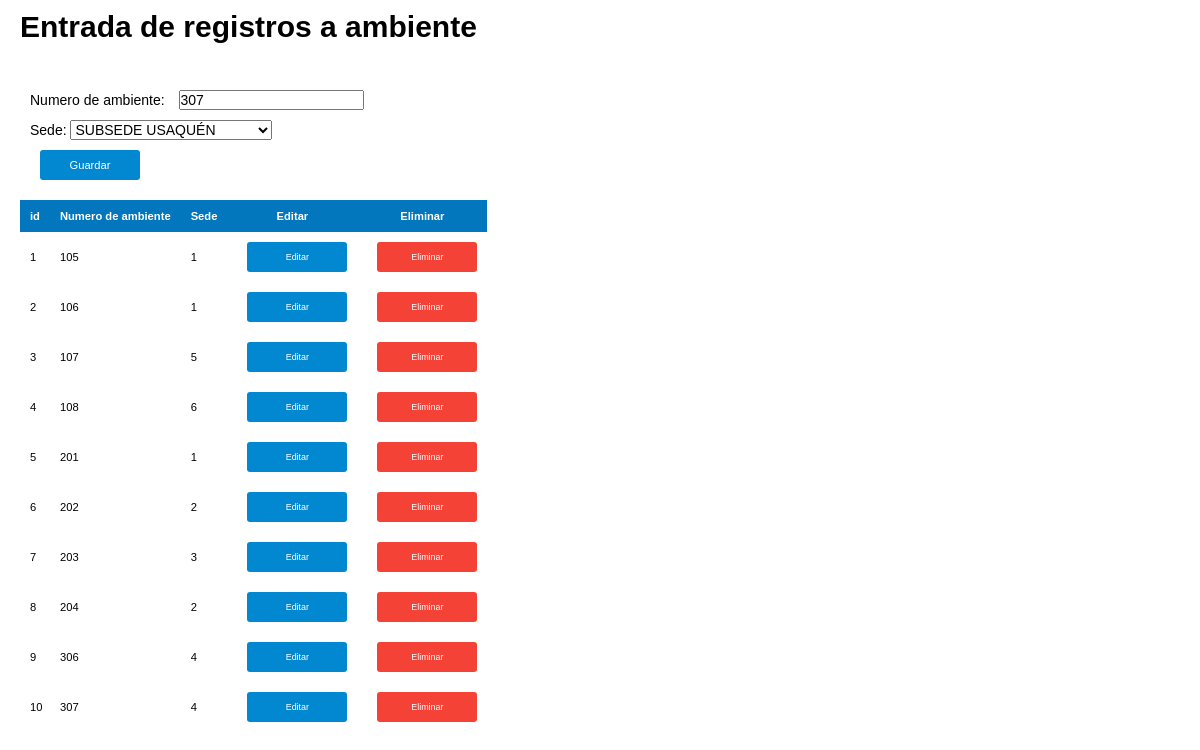
Screenshot of /vistas/ambiente-vista.php?ac=editar&id=10 with the database file from the repository.
### tables this page shows
CREATE TABLE `ambiente_formacion` (
  `ID_Ambiente` bigint(16) NOT NULL COMMENT 'Este ID se genera AUTOMATICAMENTE cada vez que se ingresa un registro nuevo referente a los datos del AMBIENTE.',
  `Num_Ambiente` bigint(16) NOT NULL COMMENT 'Numero con el cual se identifica el ambiente de formacion.',
  `Sede_ID_Sede` bigint(16) NOT NULL COMMENT 'Este ID se genera cada vez que se ingresa un registro nuevo referente a los datos del SEDE.'
);

### modelos/ambiente-modelo.php (called while the page is built, shortened)
<?php
class AmbienteModelo{
      private $PDO;
      public function __construct()
      {
        try
        {
          $this->PDO = new PDO("mysql:host=localhost;dbname=senasistencia;charset=utf8","root","");
          $this->PDO->setAttribute(PDO::ATTR_ERRMODE,PDO::ERRMODE_EXCEPTION);
        } catch (PDOException $error)
        {
          echo "no se conecto a la base de datos codigo de error: ";
          die($error->getMessage());
        }
      }
      public function imprimirTabla()
      {
        try
        {
            $consulta = "SELECT*FROM ambiente_formacion";
            $objeto = $this->PDO->prepare($consulta);
            $objeto->execute();
            $tabla = $objeto->fetchAll(PDO::FETCH_OBJ);
            foreach ($tabla as $fila)
            {
              $ambiente = new Ambiente();
              $ambiente->__SET('id_ambiente',$fila->ID_Ambiente);
              $ambiente->__SET('num_ambiente',$fila->Num_Ambiente);
              $ambiente->__SET('id_sede',$fila->Sede_ID_Sede);
              $result[] = $ambiente;
            }
        }
        catch(Exception $e){
          die($e->getMessage());
        }
        return $result;
      }
      public function editar($id)
      {
        try
        {
          $consulta = "SELECT*FROM ambiente_formacion WHERE ID_Ambiente = ?";
          $objeto = $this->PDO->prepare($consulta);
          $objeto->execute(array($id));
          $campo = $objeto->fetch(PDO::FETCH_OBJ);
          $ambiente = new Ambiente();
          $ambiente->__SET('id_ambiente',$campo->ID_Ambiente);
          $ambiente->__SET('num_ambiente',$campo->Num_Ambiente);
          $ambiente->__SET('id_sede',$campo->Sede_ID_Sede);
        } catch (Exception $e) {
            die($e->getMessage());
        }
        return $ambiente;
      }
      public function consultarSede()
      {
        try
        {
          $consulta = "SELECT*FROM sede";
          $objeto= $this->PDO->prepare($consulta);
          $objeto->execute();
          $sede = $objeto->fetchAll(PDO::FETCH_OBJ);
          return $sede;
        } catch (Exception $e) {
          die($e->getMessage());
        }
      }
}
 ?>

### controlador/ambiente-control.php (called while the page is built, shortened)
<?php
  require ("../modelos/ambiente-modelo.php");
  require("../clases/ambiente.php");
  $modelo = new AmbienteModelo();
  if (isset($_REQUEST['ac']))
  {
      switch ($_REQUEST['ac'])
      {
        case 'editar':
            $ambiente= $modelo->editar($_REQUEST['id']);
        break;
      }
  }
?>

### clases/ambiente.php (called while the page is built, shortened)
<?php
  class Ambiente{
      public function __SET($atributo,$valor)
      {
          return $this->$atributo = $valor;
      }
      public function __GET($atributo)
      {
        return $this->$atributo;
      }
  }
?>

### vistas/ambiente-vista.php (the view, shortened to what this page needs)
<?php
  require("../controlador/ambiente-control.php");
?>
<!DOCTYPE html>
<html>
  <head>
    <link rel="stylesheet" type="text/css" href="../css/estilos.css">
  </head>
  <body>
    <div class="contenedor">
      <h1>Entrada de registros a ambiente</h1>
        <form  action="?ac=<?php echo $ambiente->__GET('id_ambiente') > 0 ? 'actualizar' : 'registrar';?>" method="post">
            <input type="hidden" name="id" value="<?php echo $ambiente->__GET('id_ambiente');?>"><br />
            <label >Numero de ambiente:</label>
            <input type="text" name="num_ambiente" value="<?php echo $ambiente->__GET('num_ambiente');?>"required="true" ><br />
            <label >Sede:</label>
            <select name="sede">
                <?php
                foreach ($modelo->consultarSede() as $campo )
                {?>
                  <option value="<?php echo $campo->ID_Sede ?>" <?php echo $ambiente->__GET('id_sede') == $campo->ID_Sede ? 'selected' : '';?> > <?php echo $campo->Nombre;?></option>
                <?php }?>
            </select><br />
            <button type="submit" class="bt" name="button">Guardar</button>
        </form>
        <table >
          <thead>
            <th>id</th>
            <th>Numero de ambiente</th>
            <th>Sede</th>
            <th>Editar</th>
            <th>Eliminar</th>
          </thead>
          <?php foreach ( $modelo->imprimirTabla() as $campo) {?>
          <tr>
              <td><?php echo $campo->__GET('id_ambiente'); ?></td>
              <td><?php echo $campo->__GET('num_ambiente'); ?></td>
              <td><?php echo $campo->__GET('id_sede'); ?></td>
              <td>
                <button class="bt" type="button" name="button"><a href="?ac=editar&id=<?php echo $campo->__GET('id_ambiente');?>">Editar</a></button>
              </td>
              <td>
                <button type="button" class="eliminar"><a href="?ac=eliminar&id=<?php echo $campo->__GET('id_ambiente');?>" >Eliminar</a></button>
              </td>
              <?php } ?>
          </tr>
        </table>
    </div>
  </body>
</html>

### css/estilos.css (style rules this page uses)
* { margin: 0; padding: 0; font-size: 14px; font-family: Arial; }
a { text-decoration: none; padding: 3px; color: #fff; font-size: 1em; }
button { font-size: 0.8em; border: none; text-align: center; background: #0288D1; color: #fff; text-align: center; width: 100px; height: 30px; border:none; border-radius: 3px; margin: 10px; }
form,input { margin: 10px 10px; }
h1 { font-size: 30px; margin-top: 10px; margin-bottom: 20px; }
table { margin-top: 10px; border-collapse: collapse; }
thead,th { border: none; padding: 10px; color:#fff; text-align: center; background-color: #0277BD; font-size: .8em; }
td { padding-left: 10px; text-align:left; font-size: .8em; }
.contenedor { padding-left: 20px; }
.eliminar { background-color: #F44336; }

### rows the page displays
ambiente_formacion: __GET "1", __GET "105"
ambiente_formacion: __GET "2", __GET "106", __GET "1"
ambiente_formacion: __GET "3", __GET "107", __GET "5"
ambiente_formacion: __GET "4", __GET "108", __GET "6"
ambiente_formacion: __GET "5", __GET "201", __GET "1"
ambiente_formacion: __GET "6", __GET "202", __GET "2"
ambiente_formacion: __GET "7", __GET "203", __GET "3"
ambiente_formacion: __GET "8", __GET "204", __GET "2"
ambiente_formacion: __GET "9", __GET "306", __GET "4"
ambiente_formacion: __GET "10", __GET "307", __GET "4"

### other values shown
form field sede "SUBSEDE USAQUÉN"
